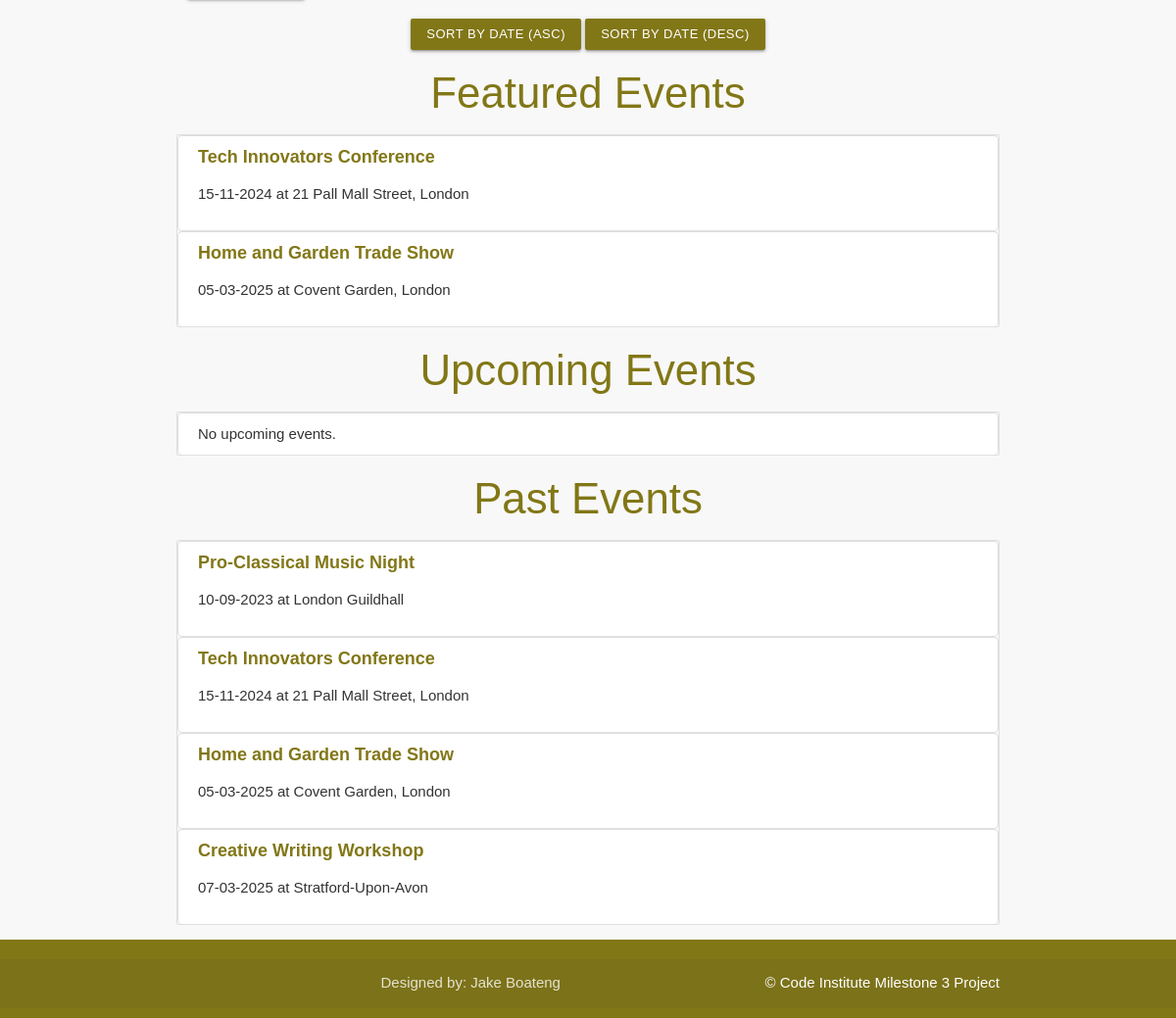
Before: / (lower part) with the older database file.
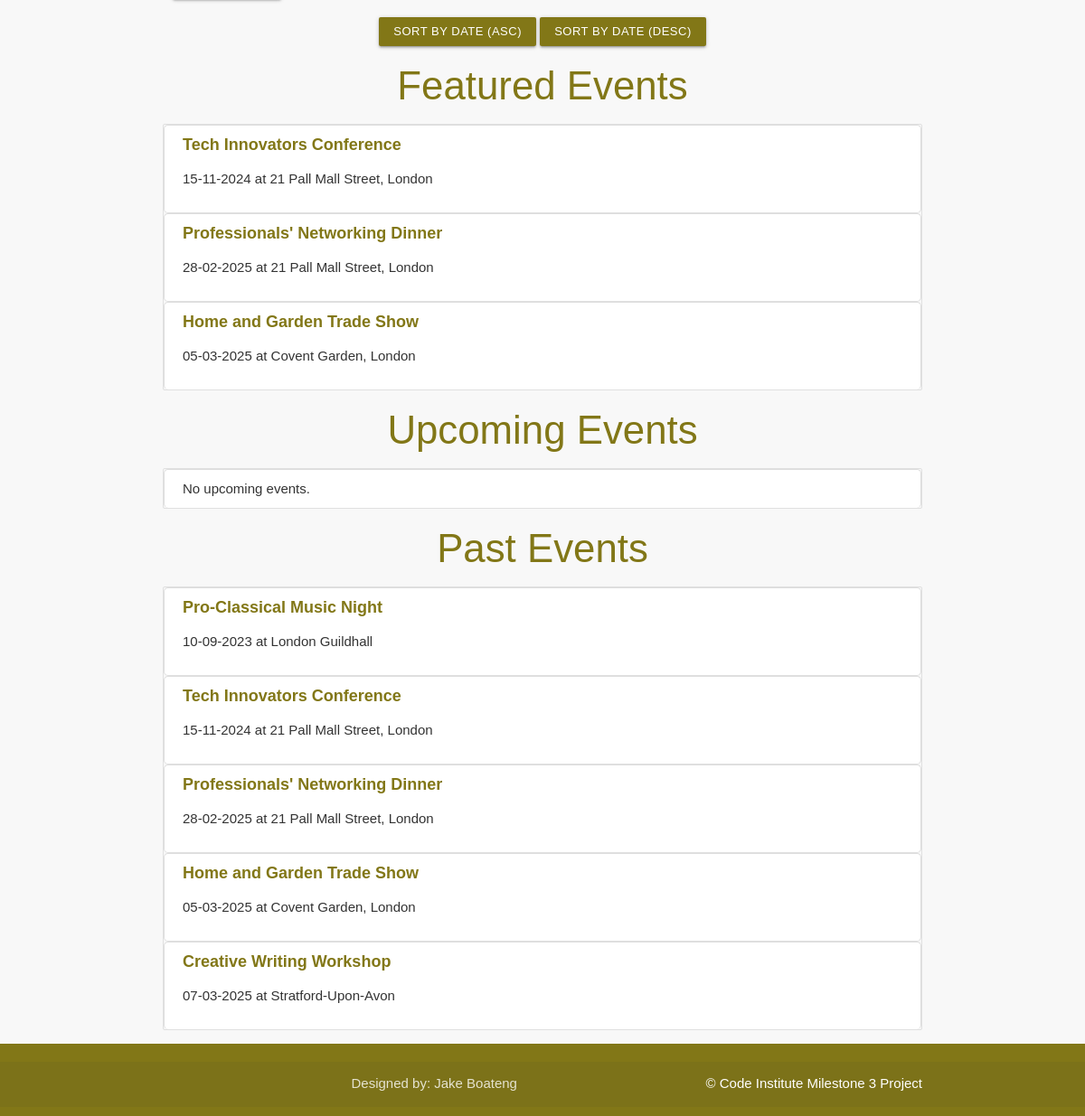
After: the same page with the newer database file.
### eventify/models.py (models this page shows, shortened)
class Event(db.Model):
    id = db.Column(db.Integer, primary_key=True)
    title = db.Column(db.String(100), unique=True, nullable=False)
    description = db.Column(db.Text, nullable=False)
    date = db.Column(db.DateTime, nullable=False)
    time = db.Column(db.String(8), nullable=False)
    location = db.Column(db.String(200), nullable=False)
    created_at = db.Column(db.DateTime, default=db.func.now(), nullable=False)
    featured = db.Column(db.Boolean, default=False)
    category_id = db.Column(db.Integer, db.ForeignKey('category.id'), nullable=True)
    image_file = db.Column(db.String(120), nullable=True)
    rsvps = db.relationship('RSVP', backref='event')  # This backref should stay

### eventify/routes.py (the view)
@app.route("/")
def home():
    sort_by = request.args.get("sort_by", "date")  # Default sort by date
    order = request.args.get("order", "asc")  # Default order ascending
    now = datetime.now()
    featured_events = Event.query.filter_by(featured=True).order_by(Event.date.asc()).all()
    if sort_by == "date":
        if order == "asc":
            upcoming_events = Event.query.filter(Event.date >= now).order_by(Event.date.asc()).all()
            past_events = Event.query.filter(Event.date < now).order_by(Event.date.asc()).all()
        else:
            upcoming_events = Event.query.filter(Event.date >= now).order_by(Event.date.desc()).all()
            past_events = Event.query.filter(Event.date < now).order_by(Event.date.desc()).all()
    return render_template("events.html", upcoming_events=upcoming_events, past_events=past_events, featured_events=featured_events, user=current_user)

### eventify/__init__.py (called while the page is built, shortened)
@app.template_filter('dateformat')
def dateformat(value, format='%d-%m-%Y'):
    if value is None:
        return ""
    return value.strftime(format)

@app.context_processor
def inject_user():
    return dict(user=current_user)

### eventify/templates/events.html (shortened to what this page needs)
{% extends "base.html" %}
{% block content %}
    <div class="row center-align">
        <a href="{{ url_for('home', sort_by='date', order='asc') }}" class="btn-small lime darken-4">Sort by Date (Asc)</a>
        <a href="{{ url_for('home', sort_by='date', order='desc') }}" class="btn-small lime darken-4">Sort by Date (Desc)</a>
    </div>
    <h3 class="center-align lime-text text-darken-4">Featured Events</h3>
    <ul class="collection">
        {% if featured_events %}
            {% for event in featured_events %}
                <li class="collection-item">
                    <a href="{{ url_for('event_detail', event_id=event.id) }}" class="lime-text text-darken-4">{{ event.title }}</a>
                    <p>{{ event.date|dateformat }} at {{ event.location }}</p>
                </li>
            {% endfor %}
        {% else %}
            <li class="collection-item">No featured events.</li>
        {% endif %}
    </ul>
    <h3 class="center-align lime-text text-darken-4">Upcoming Events</h3>
    <ul class="collection">
        {% if upcoming_events %}
            {% for event in upcoming_events %}
                <li class="collection-item">
                    <a href="{{ url_for('event_detail', event_id=event.id) }}" class="lime-text text-darken-4">{{ event.title }}</a>
                    <p>{{ event.date|dateformat }} at {{ event.location }}</p>
                    <div class="right-align">
                        <a href="{{ url_for('edit_event', event_id=event.id) }}" class="btn-small lime darken-4">Edit</a>
                        <a href="{{ url_for('delete_event', event_id=event.id) }}" class="btn-small red darken-4" onclick="return confirm('Are you sure you want to delete this event?');">Delete</a>
                    </div>
                </li>
            {% endfor %}
        {% else %}
            <li class="collection-item">No upcoming events.</li>
        {% endif %}
    </ul>
    <h3 class="center-align lime-text text-darken-4">Past Events</h3>
    <ul class="collection">
        {% if past_events %}
            {% for event in past_events %}
                <li class="collection-item">
                    <a href="{{ url_for('event_detail', event_id=event.id) }}" class="lime-text text-darken-4">{{ event.title }}</a>
                    <p>{{ event.date|dateformat }} at {{ event.location }}</p>
                </li>
            {% endfor %}
        {% else %}
            <li class="collection-item">No past events.</li>
        {% endif %}
    </ul>
{% endblock %}

Changed rows visible on the page:
added Event: title "Professionals' Networking Dinner", date "28-02-2025", location "21 Pall Mall Street, London"
